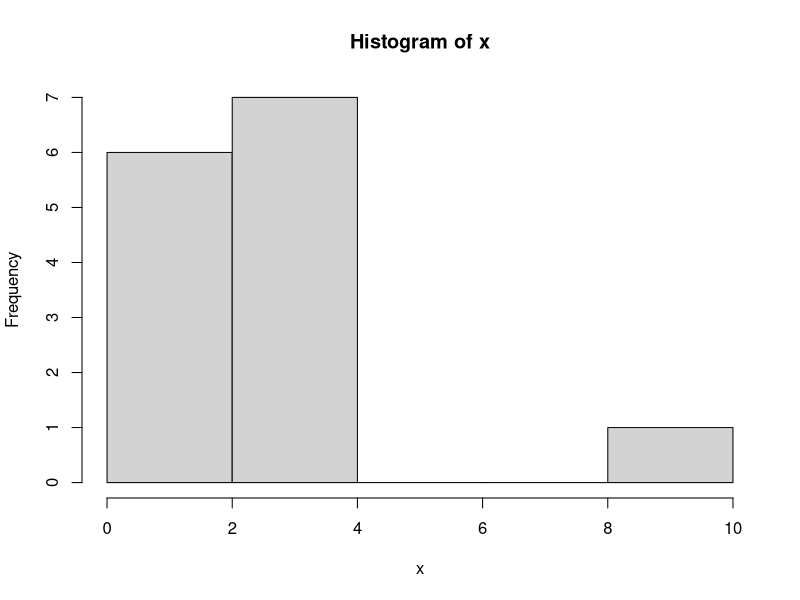
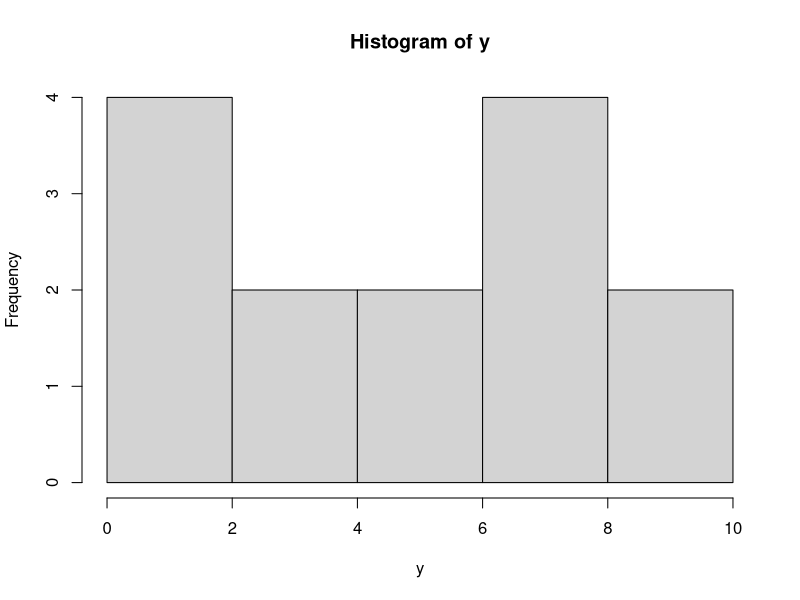
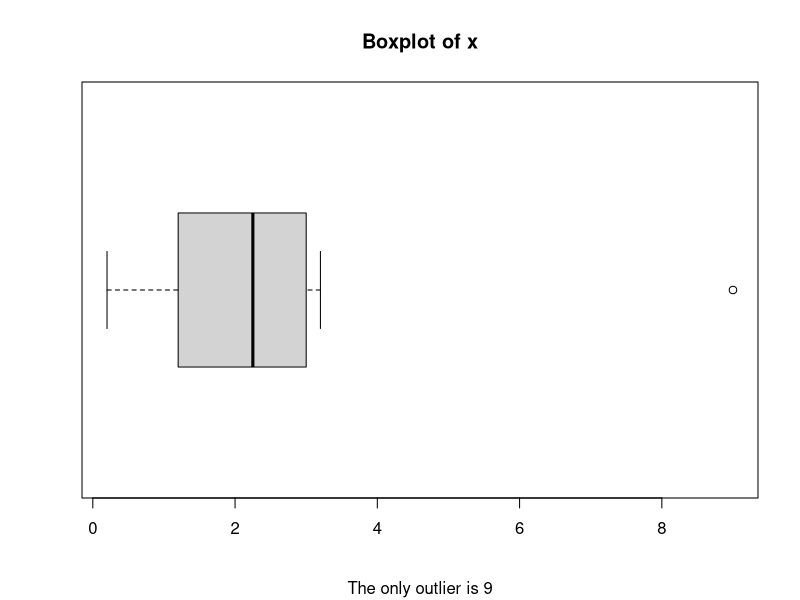
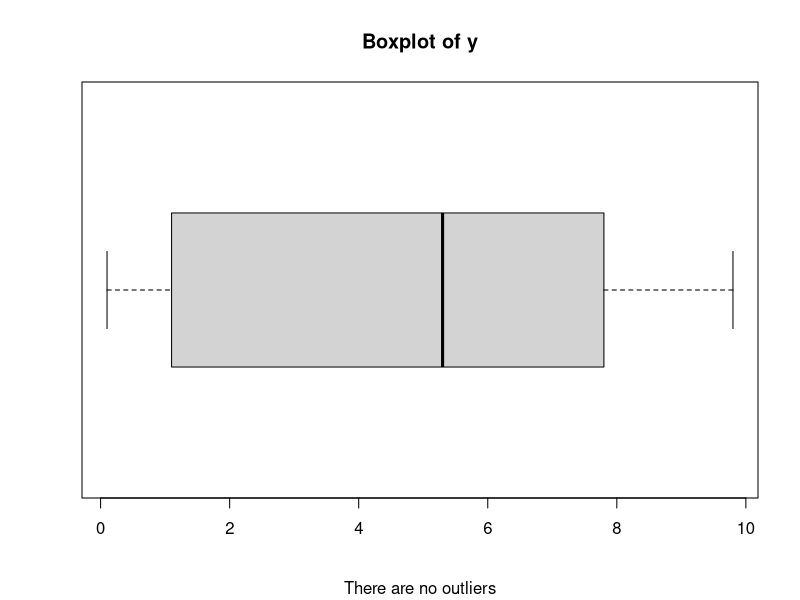
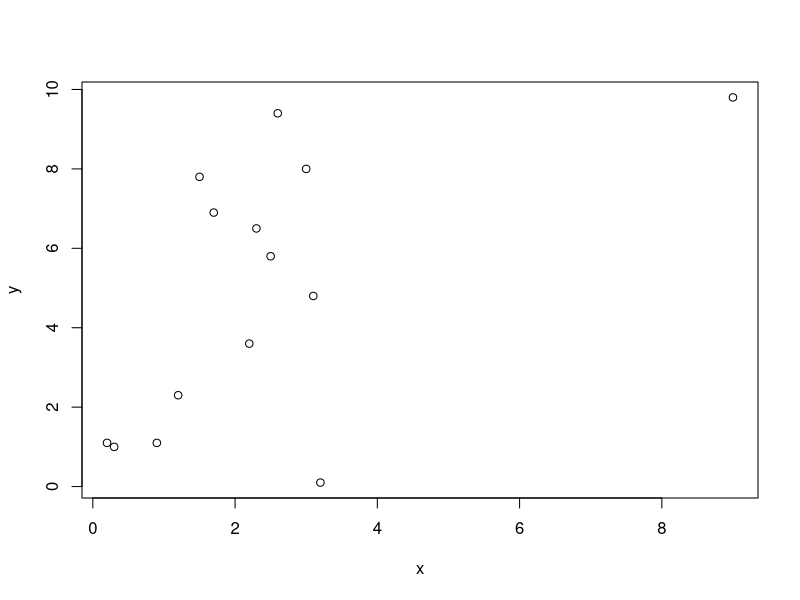
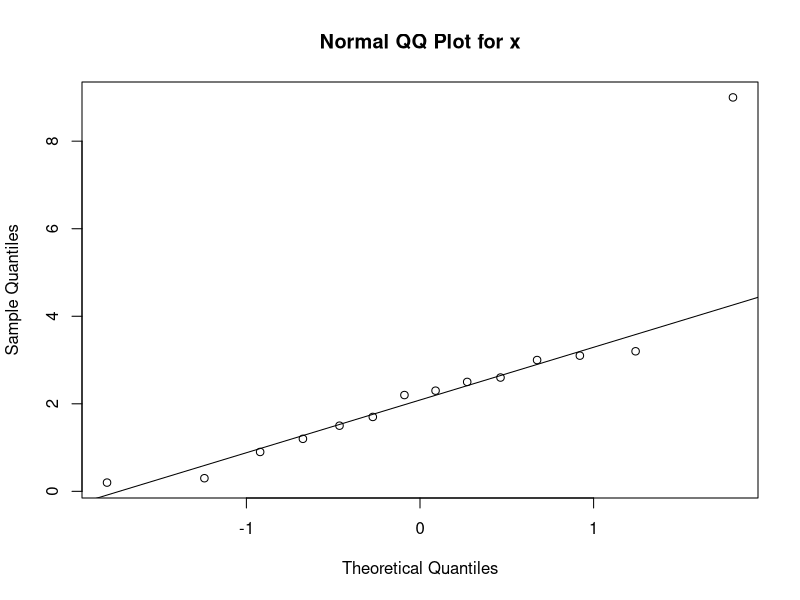
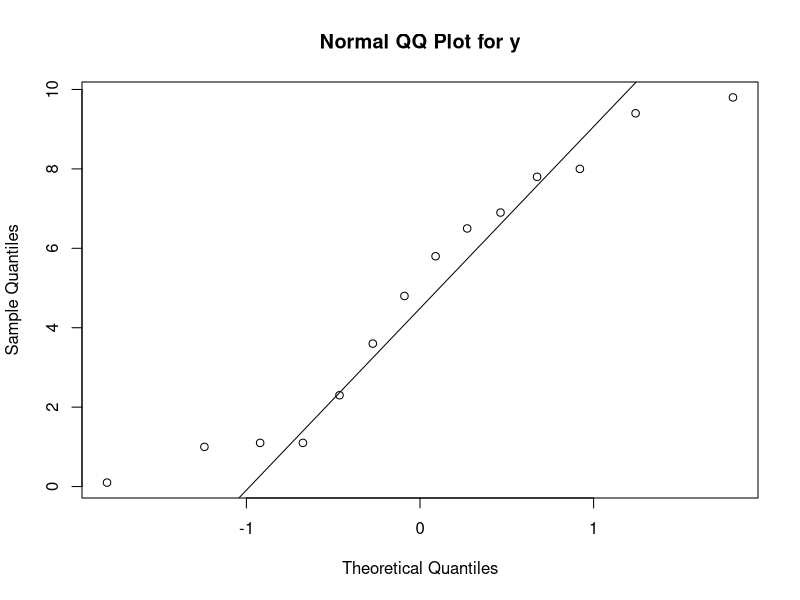

Reproduce these figures in R, in order.
## ---- chunk 1
x = c(0.2, 1.2, 0.9, 2.2, 3.2, 0.3, 1.7, 3.1, 2.3, 1.5, 2.5, 3.0, 2.6, 9.0)   
hist(x)
   
y = c(1.1, 2.3, 1.1, 3.6, 0.1, 1.0, 6.9, 4.8, 6.5, 7.8, 5.8, 8.0, 9.4, 9.8)   
hist(y) 
## ---- chunk 2
summary(x)
var(x)
summary(y)
var(y)
## ---- chunk 3
boxplot(x, main="Boxplot of x", horizontal=TRUE, sub = "The only outlier is 9")
boxplot(y, main="Boxplot of y", horizontal=TRUE, sub = "There are no outliers")
## ---- chunk 4
plot(x,y)
## ---- chunk 5
cor(x,y)
## ---- chunk 6
a = c(0.2, 1.2, 0.9, 2.2, 3.2, 0.3, 1.7, 3.1, 2.3, 1.5, 2.5, 3.0, 2.6)   
b = c(1.1, 2.3, 1.1, 3.6, 0.1, 1.0, 6.9, 4.8, 6.5, 7.8, 5.8, 8.0, 9.4)

cor(a,b)
## ---- chunk 7
qqnorm(x, main="Normal QQ Plot for x"); qqline(x)
qqnorm(y, main="Normal QQ Plot for y"); qqline(y)
## ---- chunk 8
qnorm(1-0.05, 0, 1)
## ---- chunk 9
qnorm(1-0.975, 0, 1)
## ---- chunk 10
qnorm(1- 0.025, 0, 1)
